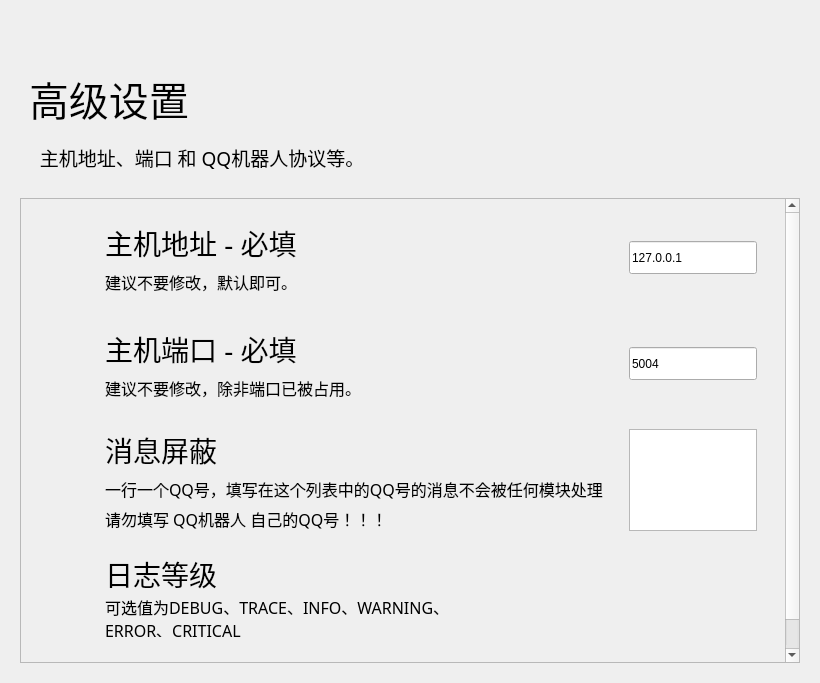
<?xml version="1.0" encoding="UTF-8"?>
<ui version="4.0">
 <class>Form</class>
 <widget class="QWidget" name="Form">
  <property name="geometry">
   <rect>
    <x>0</x>
    <y>0</y>
    <width>820</width>
    <height>683</height>
   </rect>
  </property>
  <property name="minimumSize">
   <size>
    <width>650</width>
    <height>465</height>
   </size>
  </property>
  <property name="windowTitle">
   <string>林浅月 - 高级设置</string>
  </property>
  <layout class="QHBoxLayout" name="horizontalLayout">
   <item>
    <widget class="PopUpAniStackedWidget" name="PopUpAniStackedWidget">
     <property name="minimumSize">
      <size>
       <width>0</width>
       <height>0</height>
      </size>
     </property>
     <widget class="QWidget" name="page">
      <layout class="QVBoxLayout" name="verticalLayout">
       <item>
        <spacer name="spacer">
         <property name="orientation">
          <enum>Qt::Vertical</enum>
         </property>
         <property name="sizeType">
          <enum>QSizePolicy::Fixed</enum>
         </property>
         <property name="sizeHint" stdset="0">
          <size>
           <width>20</width>
           <height>40</height>
          </size>
         </property>
        </spacer>
       </item>
       <item>
        <widget class="QWidget" name="widget" native="true">
         <property name="maximumSize">
          <size>
           <width>16777215</width>
           <height>88</height>
          </size>
         </property>
         <layout class="QHBoxLayout" name="horizontalLayout_2">
          <item>
           <widget class="LargeTitleLabel" name="LargeTitleLabel">
            <property name="font">
             <font>
              <family>HarmonyOS Sans SC Medium</family>
              <pointsize>30</pointsize>
              <bold>false</bold>
             </font>
            </property>
            <property name="text">
             <string>高级设置</string>
            </property>
           </widget>
          </item>
         </layout>
        </widget>
       </item>
       <item>
        <widget class="SubtitleLabel" name="SubtitleLabel_5">
         <property name="font">
          <font>
           <family>HarmonyOS Sans SC Medium</family>
           <pointsize>14</pointsize>
           <bold>false</bold>
          </font>
         </property>
         <property name="text">
          <string>    主机地址、端口 和 QQ机器人协议等。</string>
         </property>
         <property name="wordWrap">
          <bool>true</bool>
         </property>
        </widget>
       </item>
       <item>
        <spacer name="verticalSpacer_32">
         <property name="orientation">
          <enum>Qt::Vertical</enum>
         </property>
         <property name="sizeType">
          <enum>QSizePolicy::Fixed</enum>
         </property>
         <property name="sizeHint" stdset="0">
          <size>
           <width>20</width>
           <height>20</height>
          </size>
         </property>
        </spacer>
       </item>
       <item>
        <widget class="SmoothScrollArea" name="SmoothScrollArea">
         <property name="frameShadow">
          <enum>QFrame::Raised</enum>
         </property>
         <property name="widgetResizable">
          <bool>true</bool>
         </property>
         <widget class="QWidget" name="scrollAreaWidgetContents">
          <property name="geometry">
           <rect>
            <x>0</x>
            <y>0</y>
            <width>782</width>
            <height>504</height>
           </rect>
          </property>
          <layout class="QVBoxLayout" name="verticalLayout_2">
           <item>
            <layout class="QGridLayout" name="gridLayout">
             <item row="1" column="0">
              <widget class="CardWidget" name="Edit_Icon_Settings_4">
               <property name="maximumSize">
                <size>
                 <width>16777215</width>
                 <height>100</height>
                </size>
               </property>
               <layout class="QHBoxLayout" name="horizontalLayout_8">
                <item>
                 <spacer name="horizontalSpacer_20">
                  <property name="orientation">
                   <enum>Qt::Horizontal</enum>
                  </property>
                  <property name="sizeType">
                   <enum>QSizePolicy::Fixed</enum>
                  </property>
                  <property name="sizeHint" stdset="0">
                   <size>
                    <width>10</width>
                    <height>20</height>
                   </size>
                  </property>
                 </spacer>
                </item>
                <item>
                 <widget class="IconWidget" name="IconWidget_7">
                  <property name="enabled">
                   <bool>true</bool>
                  </property>
                  <property name="minimumSize">
                   <size>
                    <width>40</width>
                    <height>40</height>
                   </size>
                  </property>
                  <property name="maximumSize">
                   <size>
                    <width>40</width>
                    <height>40</height>
                   </size>
                  </property>
                 </widget>
                </item>
                <item>
                 <spacer name="horizontalSpacer_21">
                  <property name="orientation">
                   <enum>Qt::Horizontal</enum>
                  </property>
                  <property name="sizeType">
                   <enum>QSizePolicy::Fixed</enum>
                  </property>
                  <property name="sizeHint" stdset="0">
                   <size>
                    <width>10</width>
                    <height>20</height>
                   </size>
                  </property>
                 </spacer>
                </item>
                <item>
                 <layout class="QVBoxLayout" name="verticalLayout_8">
                  <item>
                   <spacer name="verticalSpacer_37">
                    <property name="orientation">
                     <enum>Qt::Vertical</enum>
                    </property>
                    <property name="sizeType">
                     <enum>QSizePolicy::Expanding</enum>
                    </property>
                    <property name="sizeHint" stdset="0">
                     <size>
                      <width>20</width>
                      <height>5</height>
                     </size>
                    </property>
                   </spacer>
                  </item>
                  <item>
                   <widget class="TitleLabel" name="TitleLabel_7">
                    <property name="maximumSize">
                     <size>
                      <width>16777215</width>
                      <height>50</height>
                     </size>
                    </property>
                    <property name="font">
                     <font>
                      <family>HarmonyOS Sans SC</family>
                      <pointsize>21</pointsize>
                      <bold>false</bold>
                     </font>
                    </property>
                    <property name="text">
                     <string>主机端口 - 必填</string>
                    </property>
                   </widget>
                  </item>
                  <item>
                   <widget class="SubtitleLabel" name="SubtitleLabel_8">
                    <property name="font">
                     <font>
                      <family>HarmonyOS Sans SC</family>
                      <pointsize>12</pointsize>
                      <bold>false</bold>
                     </font>
                    </property>
                    <property name="text">
                     <string>建议不要修改，除非端口已被占用。</string>
                    </property>
                    <property name="textFormat">
                     <enum>Qt::AutoText</enum>
                    </property>
                    <property name="scaledContents">
                     <bool>false</bool>
                    </property>
                    <property name="wordWrap">
                     <bool>true</bool>
                    </property>
                   </widget>
                  </item>
                  <item>
                   <spacer name="verticalSpacer_38">
                    <property name="orientation">
                     <enum>Qt::Vertical</enum>
                    </property>
                    <property name="sizeType">
                     <enum>QSizePolicy::Expanding</enum>
                    </property>
                    <property name="sizeHint" stdset="0">
                     <size>
                      <width>20</width>
                      <height>5</height>
                     </size>
                    </property>
                   </spacer>
                  </item>
                 </layout>
                </item>
                <item>
                 <widget class="LineEdit" name="LineEdit_6">
                  <property name="maximumSize">
                   <size>
                    <width>128</width>
                    <height>33</height>
                   </size>
                  </property>
                  <property name="text">
                   <string>5004</string>
                  </property>
                 </widget>
                </item>
                <item>
                 <spacer name="horizontalSpacer_22">
                  <property name="orientation">
                   <enum>Qt::Horizontal</enum>
                  </property>
                  <property name="sizeType">
                   <enum>QSizePolicy::Fixed</enum>
                  </property>
                  <property name="sizeHint" stdset="0">
                   <size>
                    <width>10</width>
                    <height>20</height>
                   </size>
                  </property>
                 </spacer>
                </item>
               </layout>
              </widget>
             </item>
             <item row="3" column="0">
              <widget class="CardWidget" name="Edit_Icon_Settings_3">
               <property name="maximumSize">
                <size>
                 <width>16777215</width>
                 <height>100</height>
                </size>
               </property>
               <layout class="QHBoxLayout" name="horizontalLayout_7">
                <item>
                 <spacer name="horizontalSpacer_17">
                  <property name="orientation">
                   <enum>Qt::Horizontal</enum>
                  </property>
                  <property name="sizeType">
                   <enum>QSizePolicy::Fixed</enum>
                  </property>
                  <property name="sizeHint" stdset="0">
                   <size>
                    <width>10</width>
                    <height>20</height>
                   </size>
                  </property>
                 </spacer>
                </item>
                <item>
                 <widget class="IconWidget" name="IconWidget_6">
                  <property name="enabled">
                   <bool>true</bool>
                  </property>
                  <property name="minimumSize">
                   <size>
                    <width>40</width>
                    <height>40</height>
                   </size>
                  </property>
                  <property name="maximumSize">
                   <size>
                    <width>40</width>
                    <height>40</height>
                   </size>
                  </property>
                 </widget>
                </item>
                <item>
                 <spacer name="horizontalSpacer_18">
                  <property name="orientation">
                   <enum>Qt::Horizontal</enum>
                  </property>
                  <property name="sizeType">
                   <enum>QSizePolicy::Fixed</enum>
                  </property>
                  <property name="sizeHint" stdset="0">
                   <size>
                    <width>10</width>
                    <height>20</height>
                   </size>
                  </property>
                 </spacer>
                </item>
                <item>
                 <layout class="QVBoxLayout" name="verticalLayout_7">
                  <item>
                   <spacer name="verticalSpacer_35">
                    <property name="orientation">
                     <enum>Qt::Vertical</enum>
                    </property>
                    <property name="sizeType">
                     <enum>QSizePolicy::Expanding</enum>
                    </property>
                    <property name="sizeHint" stdset="0">
                     <size>
                      <width>20</width>
                      <height>5</height>
                     </size>
                    </property>
                   </spacer>
                  </item>
                  <item>
                   <widget class="TitleLabel" name="TitleLabel_6">
                    <property name="maximumSize">
                     <size>
                      <width>16777215</width>
                      <height>50</height>
                     </size>
                    </property>
                    <property name="font">
                     <font>
                      <family>HarmonyOS Sans SC</family>
                      <pointsize>21</pointsize>
                      <bold>false</bold>
                     </font>
                    </property>
                    <property name="text">
                     <string>日志等级</string>
                    </property>
                   </widget>
                  </item>
                  <item>
                   <widget class="SubtitleLabel" name="SubtitleLabel_7">
                    <property name="font">
                     <font>
                      <family>HarmonyOS Sans SC</family>
                      <pointsize>12</pointsize>
                      <bold>false</bold>
                     </font>
                    </property>
                    <property name="text">
                     <string>可选值为DEBUG、TRACE、INFO、WARNING、ERROR、CRITICAL</string>
                    </property>
                    <property name="textFormat">
                     <enum>Qt::AutoText</enum>
                    </property>
                    <property name="scaledContents">
                     <bool>false</bool>
                    </property>
                    <property name="wordWrap">
                     <bool>true</bool>
                    </property>
                   </widget>
                  </item>
                  <item>
                   <spacer name="verticalSpacer_36">
                    <property name="orientation">
                     <enum>Qt::Vertical</enum>
                    </property>
                    <property name="sizeType">
                     <enum>QSizePolicy::Expanding</enum>
                    </property>
                    <property name="sizeHint" stdset="0">
                     <size>
                      <width>20</width>
                      <height>5</height>
                     </size>
                    </property>
                   </spacer>
                  </item>
                 </layout>
                </item>
                <item>
                 <widget class="SplitPushButton" name="SplitPushButton">
                  <property name="maximumSize">
                   <size>
                    <width>16777215</width>
                    <height>16777215</height>
                   </size>
                  </property>
                  <property name="text_" stdset="0">
                   <string>DEBUG</string>
                  </property>
                 </widget>
                </item>
                <item>
                 <spacer name="horizontalSpacer_19">
                  <property name="orientation">
                   <enum>Qt::Horizontal</enum>
                  </property>
                  <property name="sizeType">
                   <enum>QSizePolicy::Fixed</enum>
                  </property>
                  <property name="sizeHint" stdset="0">
                   <size>
                    <width>10</width>
                    <height>20</height>
                   </size>
                  </property>
                 </spacer>
                </item>
               </layout>
              </widget>
             </item>
             <item row="0" column="0">
              <widget class="CardWidget" name="Edit_Icon_Settings">
               <property name="maximumSize">
                <size>
                 <width>16777215</width>
                 <height>100</height>
                </size>
               </property>
               <layout class="QHBoxLayout" name="horizontalLayout_3">
                <item>
                 <spacer name="horizontalSpacer_5">
                  <property name="orientation">
                   <enum>Qt::Horizontal</enum>
                  </property>
                  <property name="sizeType">
                   <enum>QSizePolicy::Fixed</enum>
                  </property>
                  <property name="sizeHint" stdset="0">
                   <size>
                    <width>10</width>
                    <height>20</height>
                   </size>
                  </property>
                 </spacer>
                </item>
                <item>
                 <widget class="IconWidget" name="IconWidget_2">
                  <property name="enabled">
                   <bool>true</bool>
                  </property>
                  <property name="minimumSize">
                   <size>
                    <width>40</width>
                    <height>40</height>
                   </size>
                  </property>
                  <property name="maximumSize">
                   <size>
                    <width>40</width>
                    <height>40</height>
                   </size>
                  </property>
                 </widget>
                </item>
                <item>
                 <spacer name="horizontalSpacer_6">
                  <property name="orientation">
                   <enum>Qt::Horizontal</enum>
                  </property>
                  <property name="sizeType">
                   <enum>QSizePolicy::Fixed</enum>
                  </property>
                  <property name="sizeHint" stdset="0">
                   <size>
                    <width>10</width>
                    <height>20</height>
                   </size>
                  </property>
                 </spacer>
                </item>
                <item>
                 <layout class="QVBoxLayout" name="verticalLayout_3">
                  <item>
                   <spacer name="verticalSpacer_26">
                    <property name="orientation">
                     <enum>Qt::Vertical</enum>
                    </property>
                    <property name="sizeType">
                     <enum>QSizePolicy::Expanding</enum>
                    </property>
                    <property name="sizeHint" stdset="0">
                     <size>
                      <width>20</width>
                      <height>5</height>
                     </size>
                    </property>
                   </spacer>
                  </item>
                  <item>
                   <widget class="TitleLabel" name="TitleLabel_2">
                    <property name="maximumSize">
                     <size>
                      <width>16777215</width>
                      <height>50</height>
                     </size>
                    </property>
                    <property name="font">
                     <font>
                      <family>HarmonyOS Sans SC</family>
                      <pointsize>21</pointsize>
                      <bold>false</bold>
                     </font>
                    </property>
                    <property name="text">
                     <string>主机地址 - 必填</string>
                    </property>
                   </widget>
                  </item>
                  <item>
                   <widget class="SubtitleLabel" name="SubtitleLabel_2">
                    <property name="font">
                     <font>
                      <family>HarmonyOS Sans SC</family>
                      <pointsize>12</pointsize>
                      <bold>false</bold>
                     </font>
                    </property>
                    <property name="text">
                     <string>建议不要修改，默认即可。</string>
                    </property>
                    <property name="textFormat">
                     <enum>Qt::AutoText</enum>
                    </property>
                    <property name="scaledContents">
                     <bool>false</bool>
                    </property>
                    <property name="wordWrap">
                     <bool>true</bool>
                    </property>
                   </widget>
                  </item>
                  <item>
                   <spacer name="verticalSpacer_27">
                    <property name="orientation">
                     <enum>Qt::Vertical</enum>
                    </property>
                    <property name="sizeType">
                     <enum>QSizePolicy::Expanding</enum>
                    </property>
                    <property name="sizeHint" stdset="0">
                     <size>
                      <width>20</width>
                      <height>5</height>
                     </size>
                    </property>
                   </spacer>
                  </item>
                 </layout>
                </item>
                <item>
                 <widget class="LineEdit" name="LineEdit">
                  <property name="maximumSize">
                   <size>
                    <width>128</width>
                    <height>33</height>
                   </size>
                  </property>
                  <property name="text">
                   <string>127.0.0.1</string>
                  </property>
                 </widget>
                </item>
                <item>
                 <spacer name="horizontalSpacer_11">
                  <property name="orientation">
                   <enum>Qt::Horizontal</enum>
                  </property>
                  <property name="sizeType">
                   <enum>QSizePolicy::Fixed</enum>
                  </property>
                  <property name="sizeHint" stdset="0">
                   <size>
                    <width>10</width>
                    <height>20</height>
                   </size>
                  </property>
                 </spacer>
                </item>
               </layout>
              </widget>
             </item>
             <item row="6" column="0">
              <spacer name="verticalSpacer">
               <property name="orientation">
                <enum>Qt::Vertical</enum>
               </property>
               <property name="sizeHint" stdset="0">
                <size>
                 <width>20</width>
                 <height>40</height>
                </size>
               </property>
              </spacer>
             </item>
             <item row="2" column="0">
              <widget class="CardWidget" name="Edit_Icon_Settings_2">
               <property name="maximumSize">
                <size>
                 <width>16777215</width>
                 <height>120</height>
                </size>
               </property>
               <layout class="QHBoxLayout" name="horizontalLayout_6">
                <item>
                 <spacer name="horizontalSpacer_14">
                  <property name="orientation">
                   <enum>Qt::Horizontal</enum>
                  </property>
                  <property name="sizeType">
                   <enum>QSizePolicy::Fixed</enum>
                  </property>
                  <property name="sizeHint" stdset="0">
                   <size>
                    <width>10</width>
                    <height>20</height>
                   </size>
                  </property>
                 </spacer>
                </item>
                <item>
                 <widget class="IconWidget" name="IconWidget_5">
                  <property name="enabled">
                   <bool>true</bool>
                  </property>
                  <property name="minimumSize">
                   <size>
                    <width>40</width>
                    <height>40</height>
                   </size>
                  </property>
                  <property name="maximumSize">
                   <size>
                    <width>40</width>
                    <height>40</height>
                   </size>
                  </property>
                 </widget>
                </item>
                <item>
                 <spacer name="horizontalSpacer_15">
                  <property name="orientation">
                   <enum>Qt::Horizontal</enum>
                  </property>
                  <property name="sizeType">
                   <enum>QSizePolicy::Fixed</enum>
                  </property>
                  <property name="sizeHint" stdset="0">
                   <size>
                    <width>10</width>
                    <height>20</height>
                   </size>
                  </property>
                 </spacer>
                </item>
                <item>
                 <layout class="QVBoxLayout" name="verticalLayout_6">
                  <item>
                   <spacer name="verticalSpacer_33">
                    <property name="orientation">
                     <enum>Qt::Vertical</enum>
                    </property>
                    <property name="sizeType">
                     <enum>QSizePolicy::Expanding</enum>
                    </property>
                    <property name="sizeHint" stdset="0">
                     <size>
                      <width>20</width>
                      <height>5</height>
                     </size>
                    </property>
                   </spacer>
                  </item>
                  <item>
                   <widget class="TitleLabel" name="TitleLabel_5">
                    <property name="maximumSize">
                     <size>
                      <width>16777215</width>
                      <height>50</height>
                     </size>
                    </property>
                    <property name="font">
                     <font>
                      <family>HarmonyOS Sans SC</family>
                      <pointsize>21</pointsize>
                      <bold>false</bold>
                     </font>
                    </property>
                    <property name="text">
                     <string>消息屏蔽</string>
                    </property>
                   </widget>
                  </item>
                  <item>
                   <widget class="SubtitleLabel" name="SubtitleLabel_6">
                    <property name="font">
                     <font>
                      <family>HarmonyOS Sans SC</family>
                      <pointsize>12</pointsize>
                      <bold>false</bold>
                     </font>
                    </property>
                    <property name="text">
                     <string>一行一个QQ号，填写在这个列表中的QQ号的消息不会被任何模块处理</string>
                    </property>
                    <property name="textFormat">
                     <enum>Qt::AutoText</enum>
                    </property>
                    <property name="scaledContents">
                     <bool>false</bool>
                    </property>
                    <property name="wordWrap">
                     <bool>true</bool>
                    </property>
                   </widget>
                  </item>
                  <item>
                   <widget class="SubtitleLabel" name="SubtitleLabel_9">
                    <property name="font">
                     <font>
                      <family>HarmonyOS Sans SC</family>
                      <pointsize>12</pointsize>
                      <bold>false</bold>
                     </font>
                    </property>
                    <property name="text">
                     <string>请勿填写 QQ机器人 自己的QQ号！！！</string>
                    </property>
                    <property name="textFormat">
                     <enum>Qt::AutoText</enum>
                    </property>
                    <property name="scaledContents">
                     <bool>false</bool>
                    </property>
                    <property name="wordWrap">
                     <bool>true</bool>
                    </property>
                   </widget>
                  </item>
                  <item>
                   <spacer name="verticalSpacer_34">
                    <property name="orientation">
                     <enum>Qt::Vertical</enum>
                    </property>
                    <property name="sizeType">
                     <enum>QSizePolicy::Expanding</enum>
                    </property>
                    <property name="sizeHint" stdset="0">
                     <size>
                      <width>20</width>
                      <height>5</height>
                     </size>
                    </property>
                   </spacer>
                  </item>
                 </layout>
                </item>
                <item>
                 <widget class="PlainTextEdit" name="PlainTextEdit">
                  <property name="maximumSize">
                   <size>
                    <width>128</width>
                    <height>16777215</height>
                   </size>
                  </property>
                 </widget>
                </item>
                <item>
                 <spacer name="horizontalSpacer_16">
                  <property name="orientation">
                   <enum>Qt::Horizontal</enum>
                  </property>
                  <property name="sizeType">
                   <enum>QSizePolicy::Fixed</enum>
                  </property>
                  <property name="sizeHint" stdset="0">
                   <size>
                    <width>10</width>
                    <height>20</height>
                   </size>
                  </property>
                 </spacer>
                </item>
               </layout>
              </widget>
             </item>
            </layout>
           </item>
          </layout>
         </widget>
        </widget>
       </item>
      </layout>
     </widget>
    </widget>
   </item>
  </layout>
 </widget>
 <customwidgets>
  <customwidget>
   <class>SplitPushButton</class>
   <extends>QWidget</extends>
   <header>qfluentwidgets</header>
  </customwidget>
  <customwidget>
   <class>IconWidget</class>
   <extends>QWidget</extends>
   <header>qfluentwidgets</header>
  </customwidget>
  <customwidget>
   <class>CardWidget</class>
   <extends>QFrame</extends>
   <header>qfluentwidgets</header>
   <container>1</container>
  </customwidget>
  <customwidget>
   <class>SmoothScrollArea</class>
   <extends>QScrollArea</extends>
   <header>qfluentwidgets</header>
   <container>1</container>
  </customwidget>
  <customwidget>
   <class>PopUpAniStackedWidget</class>
   <extends>QStackedWidget</extends>
   <header>qfluentwidgets</header>
   <container>1</container>
  </customwidget>
  <customwidget>
   <class>SubtitleLabel</class>
   <extends>QLabel</extends>
   <header>qfluentwidgets</header>
  </customwidget>
  <customwidget>
   <class>TitleLabel</class>
   <extends>QLabel</extends>
   <header>qfluentwidgets</header>
  </customwidget>
  <customwidget>
   <class>LargeTitleLabel</class>
   <extends>QLabel</extends>
   <header>qfluentwidgets</header>
  </customwidget>
  <customwidget>
   <class>LineEdit</class>
   <extends>QLineEdit</extends>
   <header>qfluentwidgets</header>
  </customwidget>
  <customwidget>
   <class>PlainTextEdit</class>
   <extends>QPlainTextEdit</extends>
   <header>qfluentwidgets</header>
  </customwidget>
 </customwidgets>
 <resources>
  <include location="JianerSetupWizard.qrc"/>
 </resources>
 <connections/>
</ui>
